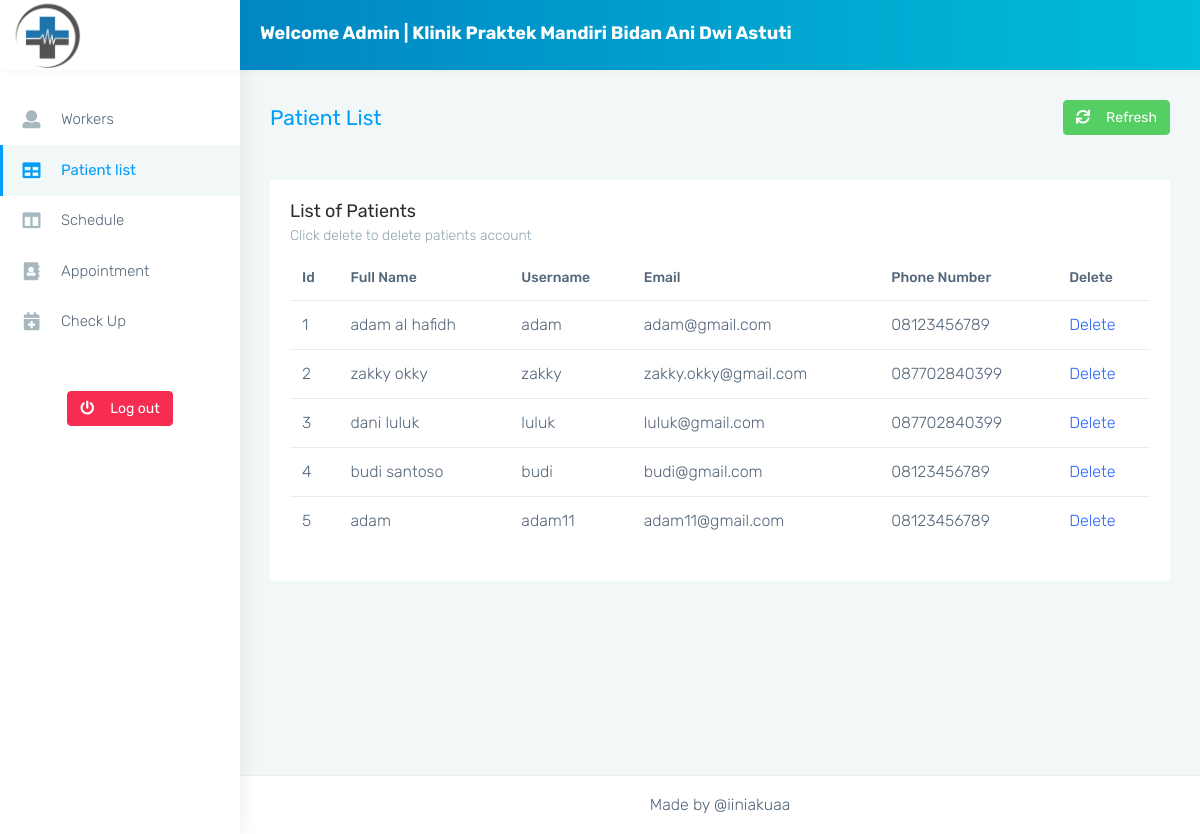
The app's page /admin/monster-html/table-basic.php with its own data.
### tables this page shows
CREATE TABLE `users` (
  `usersId` int(12) NOT NULL,
  `usersName` varchar(128) NOT NULL,
  `usersUsername` varchar(128) NOT NULL,
  `usersEmail` varchar(128) NOT NULL,
  `phoneNumber` varchar(15) NOT NULL,
  `usersPassword` varchar(128) NOT NULL
);

### admin/monster-html/table-basic.php (the view, shortened to what this page needs)
<?php
include_once '../../includes/dbh.inc.php';
?>
<!DOCTYPE html>
<html dir="ltr" lang="en">
<head>
    <link href="css/style.min.css" rel="stylesheet">
</head>
<body>
    <div id="main-wrapper" data-layout="vertical" data-navbarbg="skin5" data-sidebartype="full" data-sidebar-position="absolute" data-header-position="absolute" data-boxed-layout="full">
        <header class="topbar" data-navbarbg="skin6">
            <nav class="navbar top-navbar navbar-expand-md navbar-dark">
                <div class="navbar-header" data-logobg="skin6">
                    <a class="navbar-brand" href="index.html">
                        <span class="logo-text">
                            <img src="../assets/images/klinik.png" alt="homepage" class="dark-logo" />
                        </span>
                    </a>
                </div>
                <div class="navbar-collapse collapse" id="navbarSupportedContent" data-navbarbg="skin5">
                    <ul class="navbar-nav mr-auto mt-md-0 ">
                        <li class="nav-item hidden-sm-down">
                            <div style="color: white; margin-left: 20px; margin-top: 5px">
                            <h4>Welcome Admin | Klinik Praktek Mandiri Bidan Ani Dwi Astuti </h4>                            </div>
                        </li>
                    </ul>
                    <ul class="navbar-nav">
                        <li class="nav-item dropdown">
                            <a class="nav-link dropdown-toggle waves-effect waves-dark" aria-haspopup="true" aria-expanded="false">
                            </a>
                        </li>
                    </ul>
                </div>
            </nav>
        </header>
        <aside class="left-sidebar" data-sidebarbg="skin6">
            <div class="scroll-sidebar">
                <nav class="sidebar-nav">
                    <ul id="sidebarnav">
                        <li class="sidebar-item"> <a class="sidebar-link waves-effect waves-dark sidebar-link" href="doctors-page.php" aria-expanded="false">
                                <i class="mr-3 fa fa-user" aria-hidden="true"></i><span class="hide-menu">Workers</span></a>
                        </li>
                        <li class="sidebar-item"> <a class="sidebar-link waves-effect waves-dark sidebar-link" href="table-basic.php" aria-expanded="false"><i class="mr-3 fa fa-table" aria-hidden="true"></i><span class="hide-menu">Patient list</span></a></li>
                        <li class="sidebar-item"> <a class="sidebar-link waves-effect waves-dark sidebar-link" href="pages-blank.php" aria-expanded="false"><i class="mr-3 fa fa-columns" aria-hidden="true"></i><span class="hide-menu">Schedule</span></a></li>
                        <li class="sidebar-item"> <a class="sidebar-link waves-effect waves-dark sidebar-link" href="appointment-page.php" aria-expanded="false"><i class="mr-3 fas fa-address-book" aria-hidden="true"></i><span class="hide-menu">Appointment</span></a></li>
                        <li class="sidebar-item"> <a class="sidebar-link waves-effect waves-dark sidebar-link" href="checkup-page.php" aria-expanded="false"><i class="mr-3 fas fa-calendar-plus" aria-hidden="true"></i><span class="hide-menu">Check Up</span></a></li>
                        <li class="text-center p-20 upgrade-btn">
                            <a href="../../index.php" class="btn btn-danger text-white mt-4" target="_blank"><i class="mr-3 fas fa-power-off" aria-hidden="true"></i>Log out
                            </a>
                        </li>
                    </ul>
                </nav>
            </div>
        </aside>
        <div class="page-wrapper">
            <div class="page-breadcrumb">
                <div class="row align-items-center">
                    <div class="col-md-6 col-8 align-self-center">
                        <h3 class="page-title mb-0 p-0">Patient List</h3>
                    </div>
                    <div class="col-md-6 col-4 align-self-center">
                        <div class="text-right upgrade-btn">
                            <a onClick="window.location.reload();" class="btn btn-success d-none d-md-inline-block text-white"><i class="mr-3 fas fa-sync"></i>Refresh
                            </a>
                        </div>
                    </div>
                </div>
            </div>
            <div class="container-fluid">
                <div class="row">
                    <div class="col-sm-12">
                        <div class="card">
                            <div class="card-body">
                                <h4 class="card-title">List of Patients</h4>
                                <h6 class="card-subtitle">Click delete to delete patients account</h6>
                                <div class="table-responsive">
                                    <table class="table user-table no-wrap">
                                        <thead>
                                            <tr>
                                                <th class="border-top-0">Id</th>
                                                <th class="border-top-0">Full Name</th>
                                                <th class="border-top-0">Username</th>
                                                <th class="border-top-0">Email</th>
                                                <th class="border-top-0">Phone Number</th>
                                                <th class="border-top-0">Delete</th>
                                            </tr>
                                        </thead>
                                        <tbody>
                                            <?php
                                            $sql = "SELECT * FROM users;";
                                            $result = mysqli_query($conn, $sql);
                                            $check = mysqli_num_rows($result);
                                            if ($check > 0) {
                                                while ($rows = mysqli_fetch_assoc($result)) {
                                                    echo "<tr>";
                                                    echo "<td>" . $rows['usersId'] . "</td>";
                                                    echo "<td>" . $rows['usersName'] . "</td>";
                                                    echo "<td>" . $rows['usersUsername'] . "</td>";
                                                    echo "<td>" . $rows['usersEmail'] . "</td>";
                                                    echo "<td>" . $rows['phoneNumber'] . "</td>";
                                                    echo "<td><a href='../../includes/delete-account.inc.php?id=$rows[usersId]'>Delete</a></td>";
                                                    echo "</tr>";
                                                }
                                            }
                                            ?>
                                        </tbody>
                                    </table>
                                </div>
                            </div>
                        </div>
                    </div>
                </div>
            </div>
            <footer class="footer text-center">
                Made by @iiniakuaa</a>
            </footer>
        </div>
    </div>
</body>
</html>

### records on screen
users: usersId "1", usersName "adam al hafidh", usersUsername "adam", usersEmail "adam@gmail.com", phoneNumber "08123456789"
users: usersId "2", usersName "zakky okky", usersUsername "zakky", usersEmail "zakky.okky@gmail.com", phoneNumber "087702840399"
users: usersId "3", usersName "dani luluk", usersUsername "luluk", usersEmail "luluk@gmail.com", phoneNumber "087702840399"
users: usersId "4", usersName "budi santoso", usersUsername "budi", usersEmail "budi@gmail.com", phoneNumber "08123456789"
users: usersId "5", usersName "adam", usersUsername "adam11", usersEmail "adam11@gmail.com", phoneNumber "08123456789"
